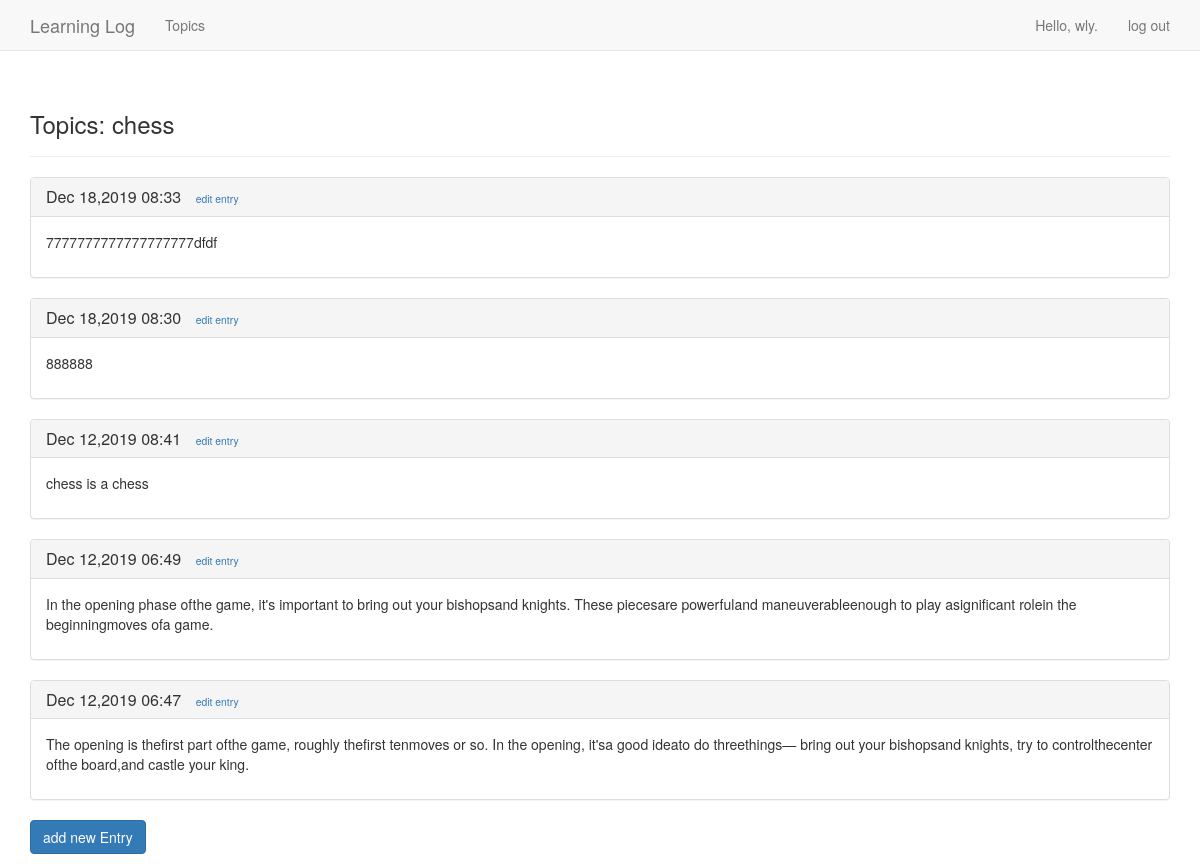
The page /index/topics/2/ (signed in) on the database its author committed.
### learning_logs/models.py (models this page shows, shortened)
class Topic(models.Model):
    text = models.CharField(max_length = 200)
    time_added = models.DateTimeField(auto_now_add = True)
    owner = models.ForeignKey(User,on_delete=models.CASCADE)
    def __str__(self):
        return self.text

class Entry(models.Model):
    topic = models.ForeignKey(Topic,on_delete=models.CASCADE)
    text = models.TextField()
    date_added = models.DateTimeField(auto_now_add=True)
    class Meta:
        verbose_name_plural = 'entries'

### learning_logs/views.py (the view)
# urls.py: path('topics/<int:topic_id>/',views.topic,name="topic"),
@login_required
def topic(request,topic_id):
    topic = models.Topic.objects.get(id=topic_id)
    err404(topic,request)
    entries = topic.entry_set.order_by('-date_added')
    content = {'topic':topic,'entries':entries}
    return render(request,'learn/topic.html',content)

### learning_logs/views.py (called while the page is built)
def err404(model,request):
    if model.owner != request.user:
        raise Http404

### learning_logs/Templates/learn/topic.html (shortened to what this page needs)
<!DOCTYPE html>
<html>
  <head>
  </head>
  <body>
    {% extends "learn/base.html" %}{%block header%}
    <h3>Topics:
        <span>{{topic}}</span>
      </h3> {%endblock header%} {% block content %} {% for entry in entries %}
    <div class="panel panel-default">
      <div class="panel-heading">
        <div>
          <h3 class="panel-title">{{entry.date_added | date:'M d,Y H:i'}}
            <small style="padding-left:10px">
              <a href="{% url 'learn:edit_entry' entry.id%}" style="color: #337ab7">edit entry</a>
            </small>
          </h3>
        </div>
      </div>
      <div class="panel-body">{{entry.text | linebreaks}}</div>
    </div>
    {% empty %} There are no entries for this topic yet. {% endfor %}
    <h3>
      <a class="btn btn-primary" href="{% url 'learn:new_entry' topic.id %}">add new Entry
      </a>
    </h3> {%endblock content%}

### learning_logs/Templates/learn/base.html (shortened to what this page needs)
{% load bootstrap3 %}
<!DOCTYPE html>
<html>
  <head>
    {% bootstrap_css %} {% bootstrap_javascript %}
  </head>
  <body>
    <div>
      <nav class="navbar navbar-default navbar-static-top">
        <div class="container">
          <div class="navbar-header">
            <a class="navbar-brand" href="{% url 'learn:index' %}"> Learning Log</a>
          </div>
          <div id="navbar" class="navbar-collapse collapse">
            <ul class="nav navbar-nav">
              <li><a href="{% url 'learn:topics' %}">Topics</a></li>
            </ul>
            <ul class="nav navbar-nav navbar-right"> {% if user.is_authenticated %}
              <li><a>Hello, {{ user.username }}.</a></li>
              <li><a href="{% url 'users:logout' %}">log out</a></li> {% else %}
              <li><a href="{% url 'users:register' %}">register</a></li>
              <li><a href="{% url 'users:login' %}">log in</a></li> {% endif %}</ul>
          </div>
        </div>
      </nav>
      <div class="container">
        <div class="page-header">
          {% block header %}{% endblock header %}
        </div>
        <div> {% block content %}{% endblock content %}
        </div>
  </body>
</html>

### rows shown on the page
Topic: text "chess"
Entry: date_added "Dec 18,2019 08:33", text "7777777777777777777dfdf"
Entry: date_added "Dec 18,2019 08:30", text "888888"
Entry: date_added "Dec 12,2019 08:41", text "chess is a chess"
Entry: date_added "Dec 12,2019 06:49", text "In the opening phase ofthe game, it's important to bring out your bishopsand knights. These piecesare powerfuland maneuverableenough to play asignificant rolein the beginningmoves ofa game."
Entry: date_added "Dec 12,2019 06:47", text "The opening is thefirst part ofthe game, roughly thefirst tenmoves or so. In the opening, it'sa good ideato do threethings— bring out your bishopsand knights, try to controlthecenter ofthe board,and castle your king."

### other values the page prints
{{ user.username }} "wly"
